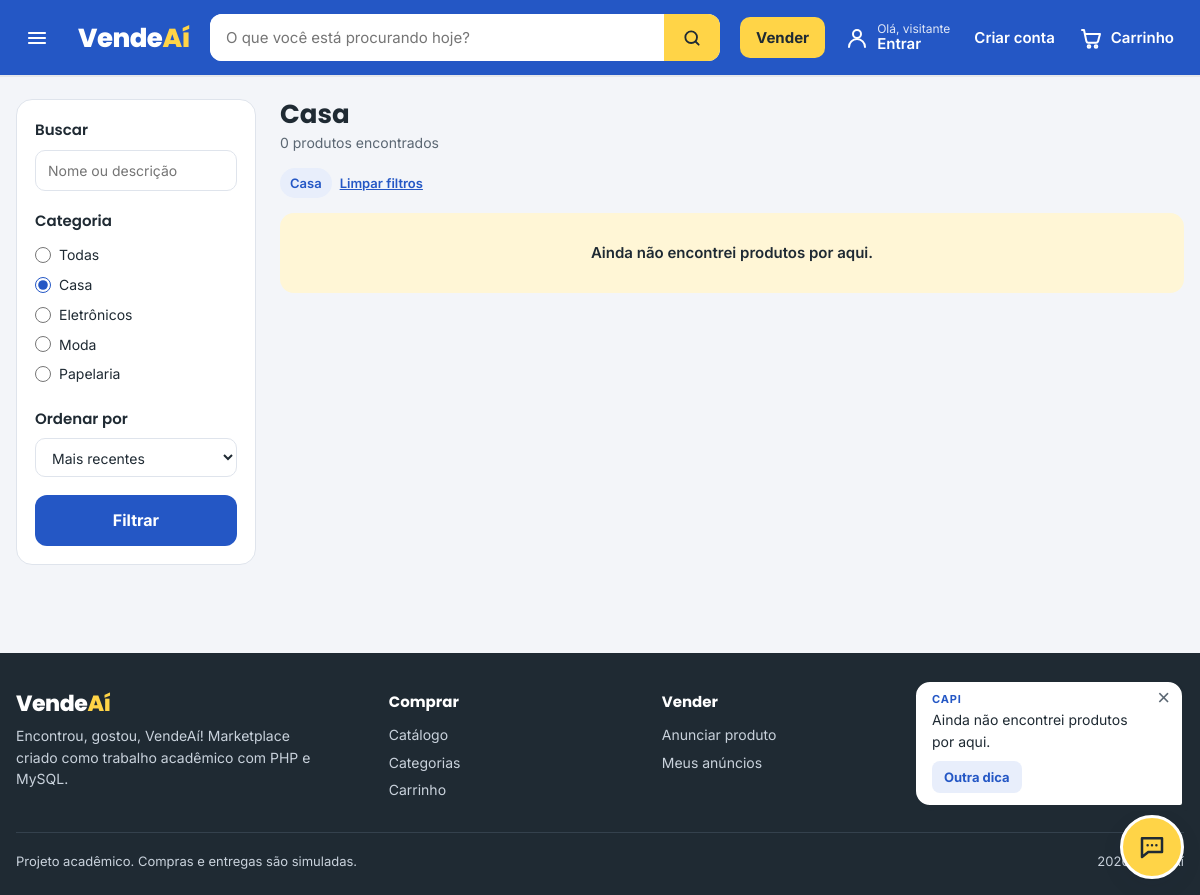
The page /pages/catalogo.php?categoria=3 on the database its author committed.
### tables this page shows
CREATE TABLE `categorias` (
  `id` int(10) UNSIGNED NOT NULL,
  `nome` varchar(80) NOT NULL,
  `descricao` varchar(255) DEFAULT NULL
);

### includes/functions.php (called while the page is built, shortened)
<?php
function e(?string $texto): string
{
    return htmlspecialchars($texto ?? '', ENT_QUOTES, 'UTF-8');
}
function url(string $caminho = ''): string
{
    return BASE_URL . '/' . ltrim($caminho, '/');
}
function campo_get(string $nome): string
{
    $valor = $_GET[$nome] ?? '';
    return is_string($valor) ? trim($valor) : '';
}

### pages/catalogo.php (the view, shortened to what this page needs)
<?php
require_once __DIR__ . '/../config/database.php';
require_once __DIR__ . '/../includes/functions.php';
$q = campo_get('q');
$q = mb_substr($q, 0, 100);
$categoriaId = filter_var($_GET['categoria'] ?? null, FILTER_VALIDATE_INT) ?: null;
$ordem = campo_get('ordem');
$pagina = max(1, (int) ($_GET['pagina'] ?? 1));
$porPagina = 12;
$ordenacoes = [
    'recentes' => 'p.data_cadastro DESC, p.id DESC',
    'menor'    => 'p.preco ASC, p.id DESC',
    'maior'    => 'p.preco DESC, p.id DESC',
    'nome'     => 'p.nome ASC',
];
if (!isset($ordenacoes[$ordem])) {
    $ordem = 'recentes';
}
$categorias = [];
try {
    $categorias = $pdo->query('SELECT id, nome FROM categorias ORDER BY nome')->fetchAll();
    $where = ['p.ativo = 1'];
    $params = [];
    if ($categoriaId) {
        $where[] = 'p.categoria_id = :categoria';
        $params['categoria'] = $categoriaId;
    }
    $whereSql = implode(' AND ', $where);
    $stmt = $pdo->prepare("SELECT COUNT(*) FROM produtos p WHERE $whereSql");
    $stmt->execute($params);
    $total = (int) $stmt->fetchColumn();
    $totalPaginas = max(1, (int) ceil($total / $porPagina));
    $pagina = min($pagina, $totalPaginas);
    $offset = ($pagina - 1) * $porPagina;
    $sql = "SELECT p.id, p.nome, p.preco, p.imagem, p.estoque, p.data_cadastro, c.nome AS categoria_nome
              FROM produtos p
         LEFT JOIN categorias c ON c.id = p.categoria_id
             WHERE $whereSql
          ORDER BY {$ordenacoes[$ordem]}
             LIMIT $porPagina OFFSET $offset";
    $stmt = $pdo->prepare($sql);
    $stmt->execute($params);
    $produtos = $stmt->fetchAll();
} catch (PDOException $e) {
    error_log($e->getMessage());
    flash('erro', 'Não foi possível carregar os produtos agora.');
    $totalPaginas = 1;
}
$categoriaNome = '';
foreach ($categorias as $c) {
    if ($categoriaId === (int) $c['id']) {
        $categoriaNome = $c['nome'];
    }
}
include __DIR__ . '/../includes/header.php';
?>
<main class="envolve pagina">
    <div class="catalogo">
        <form class="filtros painel" method="GET" action="<?= url('pages/catalogo.php') ?>" aria-label="Filtros">
            <div>
                <label class="filtro-titulo" for="f-q">Buscar</label>
                <input type="search" id="f-q" name="q" maxlength="100" value="<?= e($q) ?>" placeholder="Nome ou descrição">
            </div>
            <fieldset>
                <legend class="filtro-titulo">Categoria</legend>
                <label class="opcao-filtro">
                    <input type="radio" name="categoria" value="" <?= !$categoriaId ? 'checked' : '' ?>> Todas
                </label>
                <?php foreach ($categorias as $c): ?>
                    <label class="opcao-filtro">
                        <input type="radio" name="categoria" value="<?= (int) $c['id'] ?>" <?= $categoriaId === (int) $c['id'] ? 'checked' : '' ?>>
                        <?= e($c['nome']) ?>
                    </label>
                <?php endforeach; ?>
            </fieldset>
            <div>
                <label class="filtro-titulo" for="f-ordem">Ordenar por</label>
                <select id="f-ordem" name="ordem">
                    <option value="recentes" <?= $ordem === 'recentes' ? 'selected' : '' ?>>Mais recentes</option>
                </select>
            </div>
            <button type="submit" class="btn btn-azul">Filtrar</button>
        </form>
        <section>
            <div class="cat-topo">
                <div>
                    <h1><?= $categoriaNome !== '' ? e($categoriaNome) : 'Catálogo' ?></h1>
                    <p><?= $total ?> produto<?= $total === 1 ? '' : 's' ?> encontrado<?= $total === 1 ? '' : 's' ?></p>
                </div>
            </div>
            <?php if ($q !== '' || $categoriaNome !== ''): ?>
                <div class="chips-ativos">
                    <?php if ($categoriaNome !== ''): ?><span class="chip"><?= e($categoriaNome) ?></span><?php endif; ?>
                    <a class="limpar-filtros" href="<?= url('pages/catalogo.php') ?>">Limpar filtros</a>
                </div>
            <?php endif; ?>
            <?php if (!$produtos): ?>
                <p class="vazio">Ainda não encontrei produtos por aqui.</p>
            <?php endif; ?>
        </section>
    </div>
</main>
<?php include __DIR__ . '/../includes/footer.php'; ?>

### assets/css/style.css (style rules this page uses)
:root { --azul: #2457C5; --azul-escuro: #1A3F94; --azul-suave: #E8EEFB; --amarelo: #FFD447; --amarelo-escuro: #F5C524; --amarelo-suave: #FFF6D6; --grafite: #1F2A33; --texto-2: #5B6773; --fundo: #F3F5F9; --branco: #FFFFFF; --borda: #DFE4EC; --verde: #1E7A46; --verde-suave: #E4F4EA; --vermelho: #B42318; --vermelho-suave: #FCE8E6; --sombra: 0 1px 2px rgba(20, 35, 60, 0.06), 0 8px 24px rgba(20, 35, 60, 0.06); --fonte-titulo: Poppins, "Segoe UI", Arial, sans-serif; --fonte-corpo: Inter, "Segoe UI", Arial, sans-serif; --amarelo-claro: var(--amarelo-suave); }
* { box-sizing: border-box; }
body { margin: 0; font-family: var(--fonte-corpo); font-size: 15px; background: var(--fundo); color: var(--grafite); line-height: 1.55; }
h1, h2, h3, .logo { font-family: var(--fonte-titulo); }
h1, h2, h3 { color: var(--grafite); line-height: 1.2; }
a { color: var(--azul); }
.envolve { max-width: 1200px; margin: 0 auto; padding-left: 16px; padding-right: 16px; }
.pagina { padding-top: 24px; padding-bottom: 64px; display: grid; grid-template-columns: minmax(0, 1fr); gap: 40px; }
.painel { background: var(--branco); border: 1px solid var(--borda); border-radius: 16px; padding: 24px; }
.btn { display: inline-flex; align-items: center; justify-content: center; gap: 8px; padding: 13px 22px; border: 0; border-radius: 12px; background: var(--azul); color: #fff; font: inherit; font-size: 16px; font-weight: 700; text-decoration: none; text-align: center; cursor: pointer; transition: background-color 0.15s, transform 0.15s; }
.btn-azul { background: var(--azul); color: #fff; }
.vazio { padding: 28px; text-align: center; background: var(--amarelo-suave); border-radius: 14px; font-weight: 600; }
.catalogo { display: grid; grid-template-columns: 240px minmax(0, 1fr); gap: 24px; align-items: start; }
.filtros { position: sticky; top: 96px; display: grid; gap: 18px; padding: 18px; }
.filtros fieldset { margin: 0; padding: 0; border: 0; min-width: 0; }
.filtros .filtro-titulo { display: block; margin: 0 0 8px; padding: 0; font-family: var(--fonte-titulo); font-size: 15px; font-weight: 600; color: var(--grafite); }
.filtros .opcao-filtro { display: flex; align-items: center; gap: 8px; margin: 0; padding: 4px 0; font-size: 14px; font-weight: 400; cursor: pointer; }
.filtros input[type="radio"] { width: 16px; height: 16px; margin: 0; accent-color: var(--azul); }
.filtros input[type="search"], .filtros select { width: 100%; padding: 9px 12px; border: 1px solid var(--borda); border-radius: 10px; font: inherit; font-size: 14px; background: #fff; color: var(--grafite); }
.filtros button.btn { width: 100%; margin-top: 0; }
.cat-topo { display: flex; justify-content: space-between; align-items: center; gap: 12px; flex-wrap: wrap; margin-bottom: 14px; }
.cat-topo h1 { margin: 0; font-size: 26px; }
.cat-topo p { margin: 2px 0 0; font-size: 14px; color: var(--texto-2); }
.chips-ativos { display: flex; gap: 8px; flex-wrap: wrap; align-items: center; margin-bottom: 14px; }
.chip { padding: 5px 10px; border-radius: 999px; background: var(--azul-suave); color: var(--azul); font-size: 13px; font-weight: 600; }
.limpar-filtros { font-size: 13px; font-weight: 600; }
form label { display: block; margin-top: 18px; margin-bottom: 7px; font-weight: 700; }
form input[type="text"], form input[type="email"], form input[type="password"], form input[type="number"], form input[type="file"], form select, form textarea { width: 100%; padding: 12px; border: 1px solid var(--borda); border-radius: 10px; font-size: 16px; font-family: inherit; background: #fff; color: var(--grafite); }
form button.btn, form a.btn { width: 100%; margin-top: 20px; }

### rows shown on the page
categorias: categoria "☑ Casa", nome "Casa"
categorias: categoria "☐ Eletrônicos", nome "Eletrônicos"
categorias: categoria "☐ Moda", nome "Moda"
categorias: categoria "☐ Papelaria", nome "Papelaria"

### other values the page prints
$total "0"
